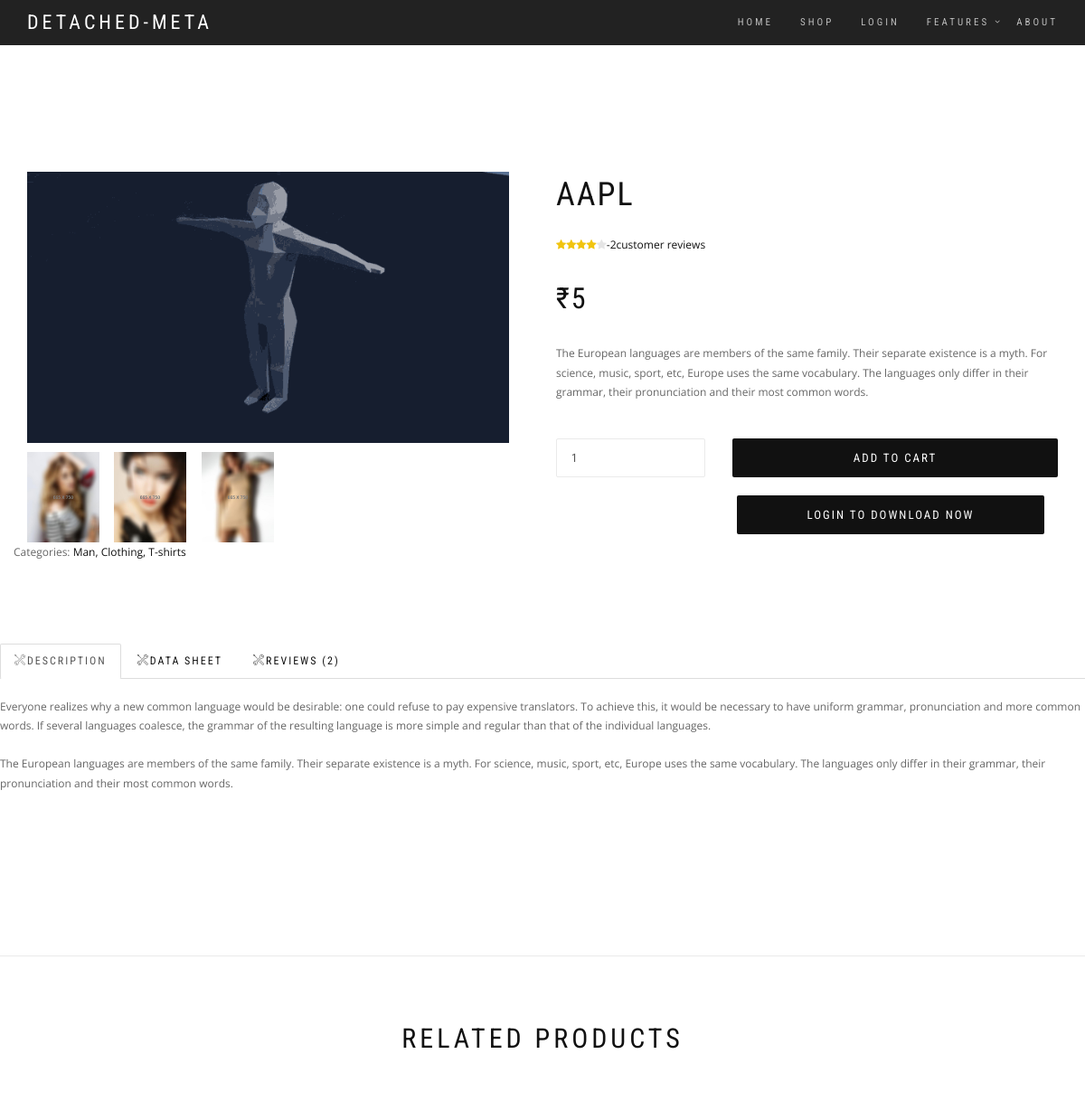
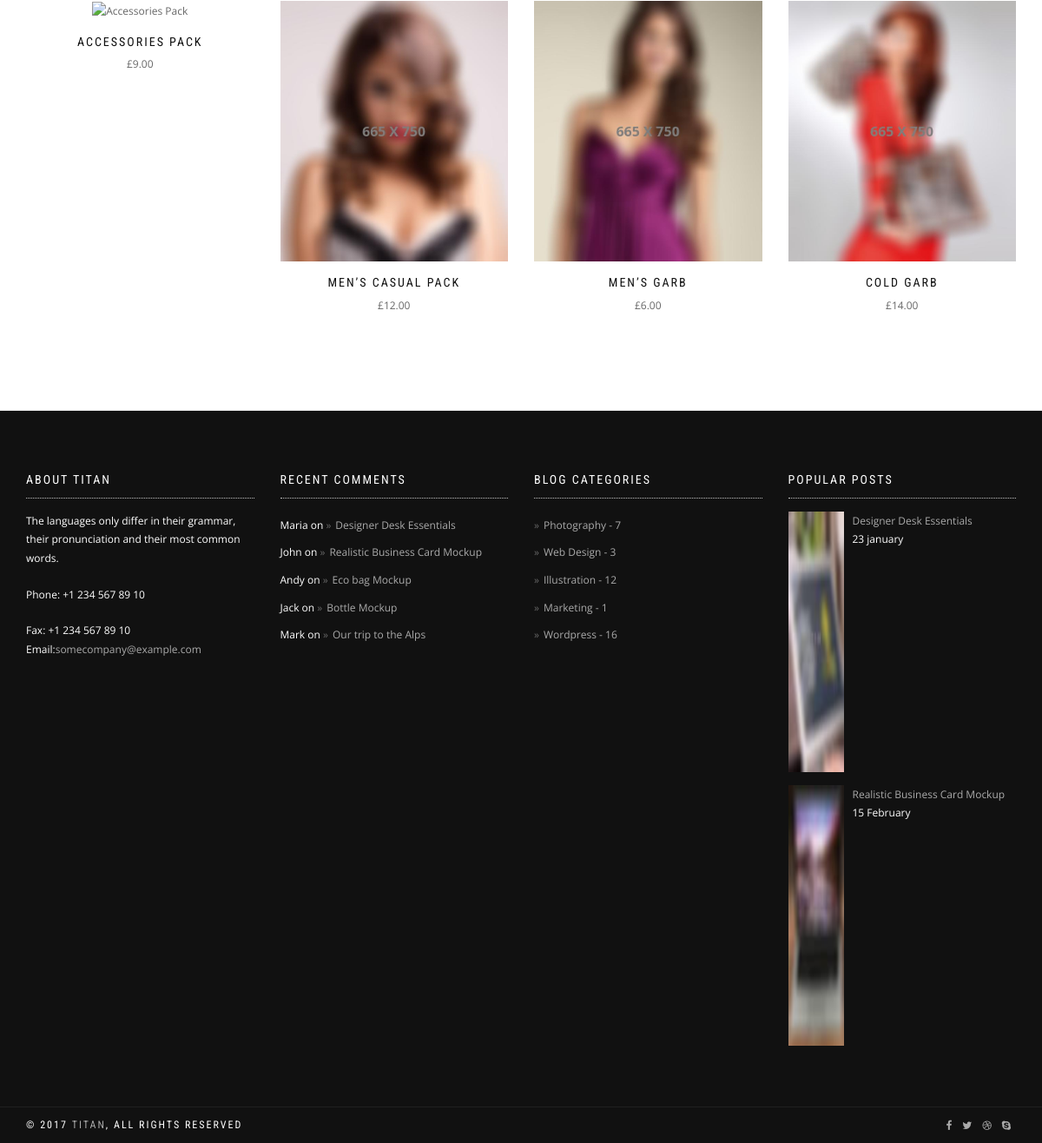
The app's page /detail/2 with its own data (2 pictures, top to bottom).
### home/models.py (models this page shows, shortened)
class product_model(models.Model) :
    category = models.ForeignKey(category_model, on_delete=models.CASCADE, null = True)
    top_product = models.BooleanField(default=False)
    name = models.CharField(max_length=255 , null = True)
    price = models.IntegerField(null = True)
    image = models.ImageField(upload_to='images/portfolio/', blank=True, null=True)
    model = models.FileField(upload_to='images/models/', blank=True, null=True)
    description = models.CharField(max_length=255 , null = True)

### home/views.py (the view)
# urls.py: path('detail/<str:pk>', views.detail_view , name='detail_view'),
@csrf_exempt
def detail_view(request,pk) :
    product = product_model.objects.all()
    product_info = product.filter(id=pk)
    price = product_info.values("price")
    print(price[0])
    if request.method == 'POST' :
        client = razorpay.Client(auth=("rzp_test_MAGS2JFcBu5vr1", "ZWueXiUCqEgLzdgln0Q7OqgM"))
        DATA = {
            "amount": 1000 ,
            "currency": "INR",
            "receipt": "receipt#1",
            "notes": {
                "key1": "value3",
                "key2": "value2"
            }
        }
        payment = client.order.create(data=DATA)
        context = {
        'product' : product_info ,
        'payment' : payment,
            }
        print("**********************************")
        print("**********************************")
        print(payment , payment['id'])
        print("**********************************")
        print("**********************************")
        return redirect("/download_confirm/"+payment['id']+"/"+pk)
    else :
        print("**********************************")
        print("**********************************")
        print("**********************************")
        print("**********************************")
        context = {
            'product' : product_info ,
        }
        return render(request, 'home/detail_product.html',context)

### templates/home/detail_product.html (shortened to what this page needs)
{% extends 'home/base.html'%}
{% block content %}
<div class="main">
    <section class="module">
      <div class="container">
        {% for product in product %}
        <div class="row">
          <div class="col-sm-6 mb-sm-40"><a class="gallery" href="{{product.image.url}}"><img src="{{product.image.url}}" alt="Single Product Image"/></a>
            <ul class="product-gallery">
              <li><a class="gallery" href="/static/images/shop/product-8.jpg" ></a><img class="fit-picture" src="/static/images/shop/product-8.jpg" alt="Single Product" width="665" height="750" /></li>
              <li><a class="gallery" href="/static/images/shop/product-9.jpg"></a><img class="fit-picture" src="/static/images/shop/product-9.jpg" alt="Single Product"/></li>
              <li><a class="gallery" href="/static/images/shop/product-10.jpg"></a><img class="fit-picture" src="/static/images/shop/product-10.jpg" alt="Single Product"/></li>
            </ul>
          </div>
          <div class="col-sm-6">
            <div class="row">
              <div class="col-sm-12">
                <h1 class="product-title font-alt">{{product.name}}</h1>
              </div>
            </div>
            <div class="row mb-20">
              <div class="col-sm-12"><span><i class="fa fa-star star"></i></span><span><i class="fa fa-star star"></i></span><span><i class="fa fa-star star"></i></span><span><i class="fa fa-star star"></i></span><span><i class="fa fa-star star-off"></i></span><a class="open-tab section-scroll" href="#reviews">-2customer reviews</a>
              </div>
            </div>
            <div class="row mb-20">
              <div class="col-sm-12">
              {% if product.price == 0 %}
                <div class="price font-alt"><span class="amount">Free</span></div>
              {% else %}
              <div class="price font-alt"><span class="amount">₹{{product.price}}</span></div>
              {% endif %}
              </div>
            </div>
            <div class="row mb-20">
              <div class="col-sm-12">
                <div class="description">
                  <p>{{product.description}}</p>
                </div>
              </div>
            </div>
            <div class="row mb-20">
              <div class="col-sm-4 mb-sm-20">
                <input class="form-control input-lg" type="number" name="" value="1" max="40" min="1" required="required"/>
              </div>
              <div class="col-sm-8"><a class="btn btn-lg btn-block btn-round btn-b" href="#">Add To Cart</a></div>
            </div>
            <div class="col-sm-4 mb-sm-20">
            </div>
            {% if user.is_authenticated %}
                        {% if product.price > 0 %}
                            {% if product.model %}
                            <div class="col-sm-8"><a class="btn btn-lg btn-block btn-round btn-b" href="/download_confirm/{{product.id}}">Download Now</a></div>
                                              <form action="/detail/{{product.id}}" method="POST">
                                                <button id="rzp-button1" class="btn btn-lg btn-block btn-round btn-b">pay</button>
                                                {% csrf_token %}
                                                <script
                                                    src="https://checkout.razorpay.com/v1/checkout.js"
                                                    data-key="rzp_test_MAGS2JFcBu5vr1" // Enter the Test API Key ID generated from Dashboard → Settings → API Keys
                                                    data-amount="{{product.price}}00" // Amount is in currency subunits. Hence, 29935 refers to 29935 paise or ₹299.35.
                                                    data-currency="INR"// You can accept international payments by changing the currency code. Contact our Support Team to enable International for your account
                                                    data-order_id= "{{payment.id}}" // Replace with the order_id generated by you in the backend.
                                                    data-buttontext="Pay with Razorpay"
                                                    data-name="{{product.name}}"
                                                    data-description="{{product.description}}"
                                                    data-image="{{product.image.url}}"
                                                    data-prefill.name="{{user.first_name}}"
                                                    data-prefill.email="{{ user.email}}"
                                                    data-theme.color="#F37254"
                                                    handler= function (response){
                                                      alert(response.razorpay_payment_id);
                                                      alert(response.razorpay_order_id);
                                                      alert(response.razorpay_signature)
                                                    }
                                                ></script>
                                                <input type="hidden" custom="Hidden Element" name="hidden">
                                            </form>
                            {% endif %}
                        {% else %}
                            {% if product.model %}
                            <div class="col-sm-8"><a class="btn btn-lg btn-block btn-round btn-b" href="{{product.model.url}}" download>Download Now</a></div>
                            {% endif %}
                        {% endif %}
            {% else %}
                    <div class="col-sm-8"><a class="btn btn-lg btn-block btn-round btn-b" href="/accounts/login">login to Download Now</a></div>
            {% endif %}
          </div>
            <div class="row mb-20">
              <div class="col-sm-12">
                <div class="product_meta">Categories:<a href="#"> Man, </a><a href="#">Clothing, </a><a href="#">T-shirts</a>
                </div>
              </div>
            </div>
          </div>
        </div>
        {% endfor %}
        <div class="row mt-70">
          <div class="col-sm-12">
            <ul class="nav nav-tabs font-alt" role="tablist">
              <li class="active"><a href="#description" data-toggle="tab"><span class="icon-tools-2"></span>Description</a></li>
              <li><a href="#data-sheet" data-toggle="tab"><span class="icon-tools-2"></span>Data sheet</a></li>
              <li><a href="#reviews" data-toggle="tab"><span class="icon-tools-2"></span>Reviews (2)</a></li>
            </ul>
            <div class="tab-content">
              <div class="tab-pane active" id="description">
                <p>Everyone realizes why a new common language would be desirable: one could refuse to pay expensive translators. To achieve this, it would be necessary to have uniform grammar, pronunciation and more common words. If several languages coalesce, the grammar of the resulting language is more simple and regular than that of the individual languages.</p>
                <p>The European languages are members of the same family. Their separate existence is a myth. For science, music, sport, etc, Europe uses the same vocabulary. The languages only differ in their grammar, their pronunciation and their most common words.</p>
              </div>
            </div>
          </div>
        </div>
      </div>
    <hr class="divider-w">
    <section class="module-small">
      <div class="container">
        <div class="row">
          <div class="col-sm-6 col-sm-offset-3">
            <h2 class="module-title font-alt">Related Products</h2>
          </div>
        </div>
        <div class="row multi-columns-row">
          <div class="col-sm-6 col-md-3 col-lg-3">
            <div class="shop-item">
              <div class="shop-item-image"><img src="https://c.tenor.com/frCvxowabL4AAAAC/hatsune-miku-3d.gif" alt="Accessories Pack"/>
              </div>
              <h4 class="shop-item-title font-alt"><a href="#">Accessories Pack</a></h4>£9.00
            </div>
          </div>
          <div class="col-sm-6 col-md-3 col-lg-3">
            <div class="shop-item">
              <div class="shop-item-image"><img src="/static/images/shop/product-12.jpg" alt="Men’s Casual Pack"/>
              </div>
              <h4 class="shop-item-title font-alt"><a href="#">Men’s Casual Pack</a></h4>£12.00
            </div>
          </div>
          <div class="col-sm-6 col-md-3 col-lg-3">
            <div class="shop-item">
              <div class="shop-item-image"><img src="/static/images/shop/product-13.jpg" alt="Men’s Garb"/>
              </div>
              <h4 class="shop-item-title font-alt"><a href="#">Men’s Garb</a></h4>£6.00
            </div>
          </div>
          <div class="col-sm-6 col-md-3 col-lg-3">
            <div class="shop-item">
              <div class="shop-item-image"><img src="/static/images/shop/product-14.jpg" alt="Cold Garb"/>
              </div>
              <h4 class="shop-item-title font-alt"><a href="#">Cold Garb</a></h4>£14.00
            </div>
          </div>
        </div>
      </div>
    </section>
    <div class="module-small bg-dark">
      <div class="container">
        <div class="row">
          <div class="col-sm-3">
            <div class="widget">
              <h5 class="widget-title font-alt">About Titan</h5>
              <p>The languages only differ in their grammar, their pronunciation and their most common words.</p>
              <p>Phone: +1 234 567 89 10</p>Fax: +1 234 567 89 10
              <p>Email:<a href="#">somecompany@example.com</a></p>
            </div>
          </div>
          <div class="col-sm-3">
            <div class="widget">
              <h5 class="widget-title font-alt">Recent Comments</h5>
              <ul class="icon-list">
                <li>Maria on <a href="#">Designer Desk Essentials</a></li>
                <li>John on <a href="#">Realistic Business Card Mockup</a></li>
                <li>Andy on <a href="#">Eco bag Mockup</a></li>
                <li>Jack on <a href="#">Bottle Mockup</a></li>
                <li>Mark on <a href="#">Our trip to the Alps</a></li>
              </ul>
            </div>
          </div>
          <div class="col-sm-3">
            <div class="widget">
              <h5 class="widget-title font-alt">Blog Categories</h5>
              <ul class="icon-list">
                <li><a href="#">Photography - 7</a></li>
                <li><a href="#">Web Design - 3</a></li>
                <li><a href="#">Illustration - 12</a></li>
                <li><a href="#">Marketing - 1</a></li>
                <li><a href="#">Wordpress - 16</a></li>
              </ul>
            </div>
          </div>
          <div class="col-sm-3">
            <div class="widget">
              <h5 class="widget-title font-alt">Popular Posts</h5>
              <ul class="widget-posts">
                <li class="clearfix">
                  <div class="widget-posts-image"><a href="#"><img src="/static/images/rp-1.jpg" alt="Post Thumbnail"/></a></div>
                  <div class="widget-posts-body">
                    <div class="widget-posts-title"><a href="#">Designer Desk Essentials</a></div>
                    <div class="widget-posts-meta">23 january</div>
                  </div>
                </li>
                <li class="clearfix">
                  <div class="widget-posts-image"><a href="#"><img src="/static/images/rp-2.jpg" alt="Post Thumbnail"/></a></div>
                  <div class="widget-posts-body">
                    <div class="widget-posts-title"><a href="#">Realistic Business Card Mockup</a></div>
                    <div class="widget-posts-meta">15 February</div>
                  </div>
                </li>
              </ul>
            </div>
          </div>
        </div>
      </div>
    </div>
    <footer class="footer bg-dark">
      <div class="container">
        <div class="row">
          <div class="col-sm-6">
            <p class="copyright font-alt">&copy; 2017&nbsp;<a href="index.html">TitaN</a>, All Rights Reserved</p>
          </div>
          <div class="col-sm-6">
            <div class="footer-social-links"><a href="#"><i class="fa fa-facebook"></i></a><a href="#"><i class="fa fa-twitter"></i></a><a href="#"><i class="fa fa-dribbble"></i></a><a href="#"><i class="fa fa-skype"></i></a>
            </div>
          </div>
        </div>
      </div>
    </footer>
</main>
{% endblock content %}

### records on screen
product_model: image (picture), name "AAPL", price "5", description "The European languages are members of the same family. Their separate existence is a myth. For science, music, sport, etc, Europe uses the same vocabulary. The languages only differ in their grammar, their pronunciation and their most common words."
